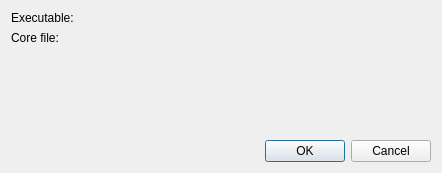
<?xml version="1.0" encoding="UTF-8"?>
<ui version="4.0">
 <class>SelectCoreDialog</class>
 <widget class="QDialog" name="SelectCoreDialog">
  <property name="geometry">
   <rect>
    <x>0</x>
    <y>0</y>
    <width>442</width>
    <height>173</height>
   </rect>
  </property>
  <layout class="QVBoxLayout">
   <item>
    <layout class="QFormLayout" name="formLayout">
     <item row="0" column="0">
      <widget class="QLabel" name="label">
       <property name="text">
        <string comment="@label:chooser">Executable:</string>
       </property>
       <property name="buddy">
        <cstring>executableFile</cstring>
       </property>
      </widget>
     </item>
     <item row="0" column="1">
      <widget class="KUrlRequester" name="executableFile"/>
     </item>
     <item row="1" column="0">
      <widget class="QLabel" name="label_2">
       <property name="text">
        <string comment="@label:chooser">Core file:</string>
       </property>
       <property name="buddy">
        <cstring>coreFile</cstring>
       </property>
      </widget>
     </item>
     <item row="1" column="1">
      <widget class="KUrlRequester" name="coreFile"/>
     </item>
    </layout>
   </item>
   <item>
    <widget class="KMessageWidget" name="selectionValidWidget">
     <property name="closeButtonVisible">
      <bool>false</bool>
     </property>
     <property name="messageType">
      <enum>KMessageWidget::MessageType::Error</enum>
     </property>
    </widget>
   </item>
   <item>
    <widget class="QDialogButtonBox" name="buttonBox">
     <property name="standardButtons">
      <set>QDialogButtonBox::Cancel|QDialogButtonBox::Ok</set>
     </property>
    </widget>
   </item>
  </layout>
 </widget>
 <customwidgets>
  <customwidget>
   <class>KUrlRequester</class>
   <extends>QWidget</extends>
   <header>KUrlRequester</header>
   <container>1</container>
  </customwidget>
  <customwidget>
   <class>KMessageWidget</class>
   <extends>QFrame</extends>
   <header>KMessageWidget</header>
  </customwidget>
 </customwidgets>
 <resources/>
 <connections>
  <connection>
   <sender>buttonBox</sender>
   <signal>accepted()</signal>
   <receiver>SelectCoreDialog</receiver>
   <slot>accept()</slot>
   <hints>
    <hint type="sourcelabel">
     <x>316</x>
     <y>65</y>
    </hint>
    <hint type="destinationlabel">
     <x>316</x>
     <y>89</y>
    </hint>
   </hints>
  </connection>
  <connection>
   <sender>buttonBox</sender>
   <signal>rejected()</signal>
   <receiver>SelectCoreDialog</receiver>
   <slot>reject()</slot>
   <hints>
    <hint type="sourcelabel">
     <x>396</x>
     <y>63</y>
    </hint>
    <hint type="destinationlabel">
     <x>396</x>
     <y>88</y>
    </hint>
   </hints>
  </connection>
 </connections>
</ui>
